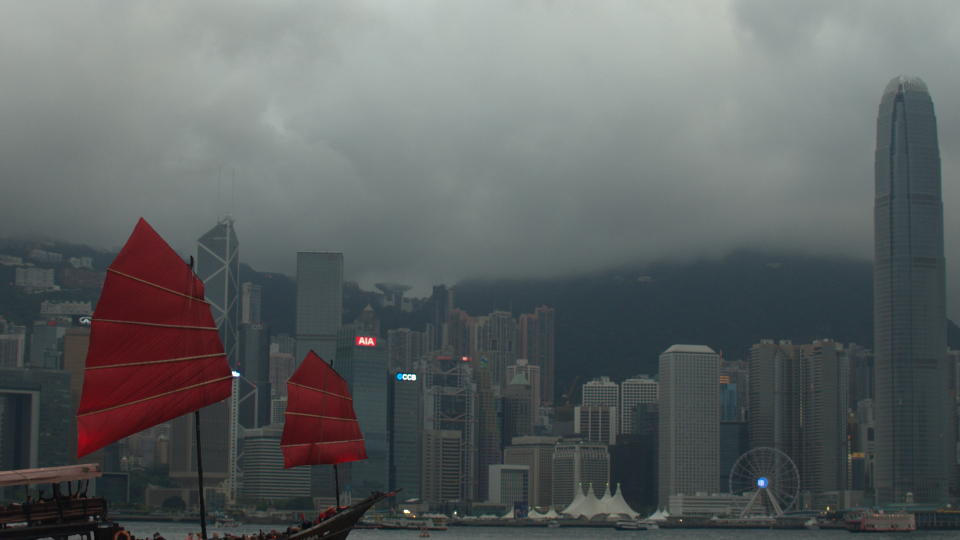
%> input picture data/sample_images/DSC06083.TIF, 1920 x 1080 px (shown at 1/2 size)
$ octave --eval "result = stdfilt3(imread('../data/sample_images/DSC06083.TIF'));"   (GNU Octave 9; MATLAB toolbox functions it lacks are replaced by stand-ins)
%> lines starting %> are read from the running program, lines starting %| are printed output that depends on the picture
function J = stdfilt3(I)
% Matlab's stdfilt2 stripped down to its bare essentials (for faster processing).

    h = [1 1 1 1 1; 1 1 1 1 1; 1 1 1 1 1; 1 1 1 1 1; 1 1 1 1 1];
    n = 25;

    if (~isa(I,'double'))
        I = double(I);
    end

    % J = algstdfilt2(I, h);
    n1 = n - 1;
    if exist('imfilter_mex') == 3
        conv1 = imfilter3(I.^2, h/n1);
        conv2 = imfilter3(I, h).^2 / (n*n1);
    else
        conv1 = imfilter(I.^2, h/n1);
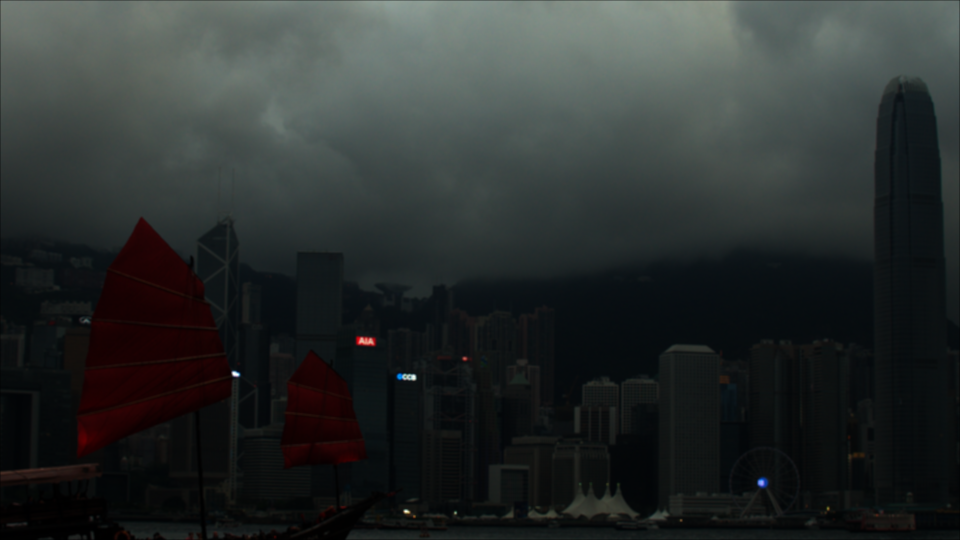
%> conv1: size 1080x1920x3 double (shown at 1/2 size); mean R, G, B 11278.1, 12534.6, 12301.6; drawn with min black and max white
        conv2 = imfilter(I, h).^2 / (n*n1);
    end
    J = sqrt(max((conv1 - conv2),0));
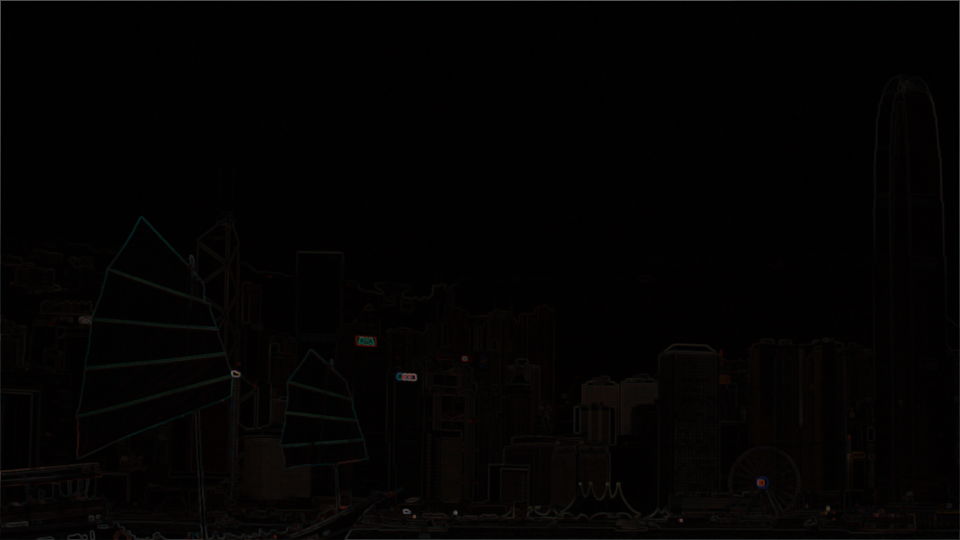
%> J: size 1080x1920x3 double (shown at 1/2 size); mean R, G, B 4.2, 3, 2.8

end

% [11 lines left out: function imfilter3, not called in this run]

%--------------------------------------------------------------
% [31 lines left out: function useIPPL, not called in this run]
%--------------------------------------------------------------
% [22 lines left out: function computeSizes, not called in this run]
%--------------------------------------------------------------
% [11 lines left out: function filterPartOrWhole, not called in this run]
